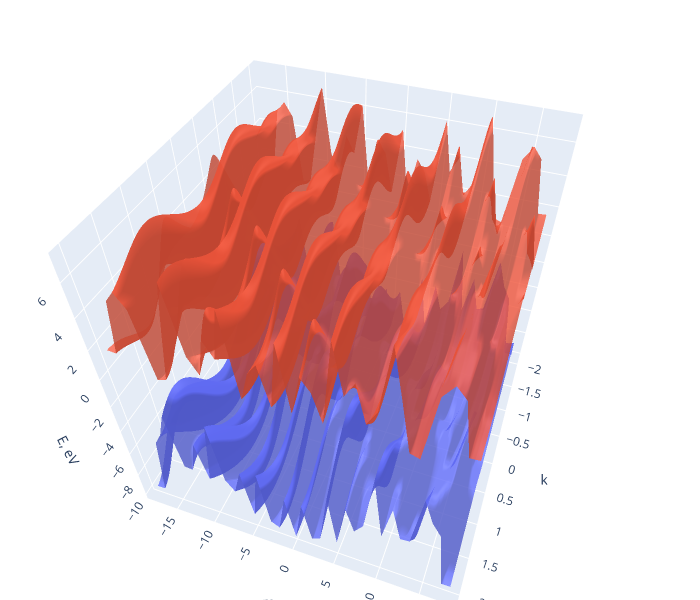

Notebook cell for this chart:
### Code cell
eig_vals_res = np.array([calcEigVals(a, b, R, phi, E_2s, E_2p, t_ss_sgm, t_sp_sgm, t_pp_sgm, t_pp_p, i, j, alpha, d) for i in k for j in m])
print(f"Band Gap = {calcBandGap(eig_vals_res, 1, 2)} eV")
plot3DBandStr(k, m, eig_vals_res, bands = [1, 2], alpha = 0.8)

### Figure 1 — Plotly figure (JSON) as saved in the notebook; plotly's stock layout.template omitted (floating-point values rounded to 4 significant figures; data arrays with more than 128 entries replaced by an {"elided": "..."} marker saying what was removed)
{"data": [{"cmax": 1, "cmin": 0, "colorscale": [[0, "#636efa"], [1, "#636efa"]], "name": "band 1", "opacity": 0.8, "showscale": false, "surfacecolor": {"elided": "601x37 float values"}, "type": "surface", "x": {"elided": "601x37 float values"}, "y": {"elided": "601x37 int values"}, "z": {"elided": "601x37 float values"}}, {"cmax": 1, "cmin": 0, "colorscale": [[0, "#EF553B"], [1, "#EF553B"]], "name": "band 2", "opacity": 0.8, "showscale": false, "surfacecolor": {"elided": "601x37 float values"}, "type": "surface", "x": {"elided": "601x37 float values"}, "y": {"elided": "601x37 int values"}, "z": {"elided": "601x37 float values"}}], "layout": {"height": 600, "margin": {"b": 0, "l": 0, "r": 0, "t": 40}, "scene": {"camera": {"eye": {"x": 1.329, "y": 0.4837, "z": 1.414}}, "xaxis": {"title": {"text": "k"}}, "yaxis": {"title": {"text": "m"}}, "zaxis": {"title": {"text": "E, eV"}}}, "title": {}, "width": 700}}
